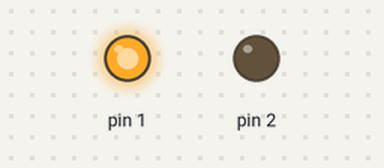
Bench run of a sketch on a simulated Arduino Uno, built with avr-gcc and run on an emulated ATmega328P. Shown: output pins drawn as LEDs (lit = HIGH).

Above: at 0.1 s.
At 5.1 s:
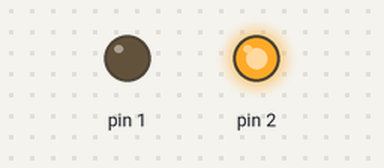
Timing chart, 0 to 6.6 s (numbered marks = the images above):
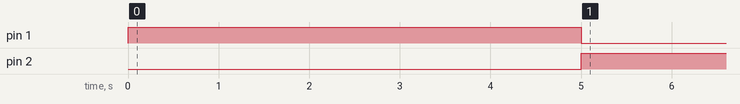

Measured:
- by itself, pin 1: HIGH → LOW at 5.0 s
- by itself, pin 2: LOW → HIGH at 5.0 s

The sketch:

Quick_practice_1.ino
```cpp
int LED_PINS[]{1, 2};

void setup() {
  for(int x = 0; x < 2; x++){
    pinMode(LED_PINS[x], OUTPUT);
  }
  digitalWrite(LED_PINS[0], HIGH);
}

void loop() {
  unsigned long timePassed = millis();
  if(timePassed > 5000){
    digitalWrite(LED_PINS[1], HIGH);
    digitalWrite(LED_PINS[0], LOW);
  }
}
```
